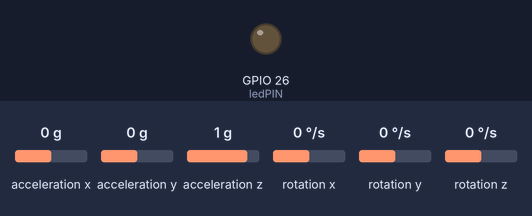
Simulated run of this sketch. Board: ESP32. Parts: output pins drawn as LEDs (lit = HIGH). The test bench sets the inputs (shaded band); at power-on: acceleration x 0 g, acceleration y 0 g, acceleration z 1 g, rotation x 0 °/s, rotation y 0 °/s, rotation z 0 °/s. WiFi joins after 1.5 s; servers stay silent unless stated; the local clock reads 2024-03-15 10:24:30 at power-on unless the sketch sets it; storage starts empty. At 18.2 s the program puts the board to deep sleep or switches it off; the recording ends there.

Above: at 0.1 s.
At 2.2 s:
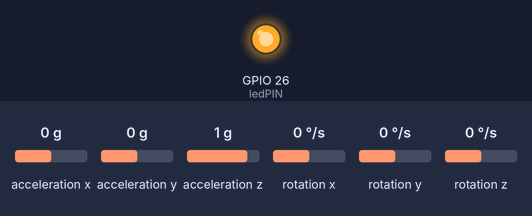
Timing chart, 0 to 18.2 s (numbered marks = the images above):
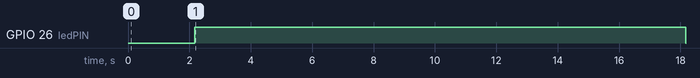

Measured:
- by itself, GPIO 26 (ledPIN): HIGH → LOW at 18.2 s

The sketch:

ImplementacionSD_DeepSleep.ino
```cpp
/* Redes de Sensores Electronicos
 * Implementacion usada para la prediccion de los movimientos
 */

// LIBRERIAS:
#include <MPU9250_asukiaaa.h>                //Acelerometro
#include "WiFi.h"                            //WiFi
#include "time.h"                            //Hora
#include "FS.h"                              //SD
#include "SD.h"                              //SD
#include <SPI.h>                             //SD

// VARIABLES CAPTURA DE DATOS
const int ttotal = 16;                                 // Tiempo total (segundos) de captura de datos
const int period = 50000;                              // Tmuestreo en useg (20 Hz)
const float period_s = float(period)/1000000.0;        // Tmuestreo en seg  (20 hz)
const int maxCont = round(ttotal*1000000/period);      // Numero de muestras a tomar
const int w_seg = 4;                                   // Tiempo en seg de cada ventana
const int w_muestras = round(float(w_seg)/period_s);   // Num. de veces que se capturan datos por ventana
int cont_buffer1 = 0;                                  // Contador para controlar abuffer
int cont_buffer2 = 0;                                  // Contador para controlar bbuffer
bool inicio = true;                                    // Sirve para desfasar un 50% los buffers
const int ledPIN = 26;                                 // LED que se enciende mientras se toman datos
bool cogerDatos = true;                                // Condicion para realizar o no, el muestreo

// VARIABLES ACELERACION
#ifdef _ESP32_HAL_I2C_H_
#define SDA_PIN 21
#define SCL_PIN 22
#endif
MPU9250_asukiaaa mySensor;
float aX, aY, aZ;                            // Aceleraciones de cada eje
float aXprev, aYprev, aZprev;                // Valores previos de acelración
float asumay=0.0, asumaz=0.0;                // Para las "integrales" del abuffer
float bsumay=0.0, bsumaz=0.0;                // Para las "integrales" del bbuffer
float xdiff = 0.0, ydiff = 0.0, zdiff = 0.0; // Sumatorio de variaciones en abbufer // Sumatorio de variaciones en bbbufer
float asumaTdiff = 0.0, bsumaTdiff = 0.0;    // Sumatorio abs. de variaciones en todos los ejes

// VARIABLES TARJETA SD
String dataMessage = "";                                     // Mensaje que escribimos en la SD
String encabezado  = "Predicciones realizadas con fecha: ";  // Encabezado
String filename = "/predicciones.txt";                       // Nombre del archivo que escribimos

// WIFI
const char* ssid = "OrdenadorJavier";
const char* password = "holaquetal";

// ESTAMPA DE TIEMPO / NTP
const char* ntpServer = "pool.ntp.org";
const long  gmtOffset_sec = 3600;        // Madrid: UTC + 1h -> offset = 3600 segundos.
const int   daylightOffset_sec = 3600;   // Retrasos/ adelantos de 1 hora
struct tm timeinfo;                      // Struct temporal
char estampa[50];                        // array de chars que contiene la fecha formateada

// PREDICCION
String prediccion;

// INTERRUPCION PARA EL MUESTREO
volatile int interruptCounter;                        // Para detectar si se ha entrado en la interrupcion
hw_timer_t * timer = NULL;                            // Seleccion de timer
portMUX_TYPE timerMux = portMUX_INITIALIZER_UNLOCKED; // Para sincronizar variable entre loop e interrupcion
int cont = 0;                                         // Contador del numero de interrupciones

void IRAM_ATTR onTimer() {                            // Funcion de interrupcion
  portENTER_CRITICAL_ISR(&timerMux);
  interruptCounter=1;
  portEXIT_CRITICAL_ISR(&timerMux);
}

// SET-UP
void setup() {

  //Deep Sleep
  esp_sleep_enable_timer_wakeup(ttotal*1000000); // Queremos que despierte cada ttotal segundos

  // Comunicacion I2C
  #ifdef _ESP32_HAL_I2C_H_ // For ESP32
    Wire.begin(SDA_PIN, SCL_PIN);
    mySensor.setWire(&Wire);
  #endif
  mySensor.beginAccel();
  if (mySensor.accelUpdate() == 0) {
    aXprev = mySensor.accelX();
    aYprev = mySensor.accelY();
    aZprev = mySensor.accelZ();
  } else {
    // No hacer nada
  }

  // Wi-fi
  WiFi.begin(ssid, password);
  while (WiFi.status() != WL_CONNECTED) {
    delay(1000);
    // Solo salir del bucle si se ha conectado a la red wifi;
  }

  // NTP / estampa de tiempo:
  configTime(gmtOffset_sec, daylightOffset_sec, ntpServer);               // Pedimos fecha al servidor NTP
  getLocalTime(&timeinfo);                                                // Pedimos fecha al ESP32
  strftime(estampa, sizeof(estampa), "%A, %B %d %Y %H:%M:%S", &timeinfo); // Formateamos la fecha
  encabezado = "\r\n" + encabezado + String(estampa) + "\r\n";            // Actualizamos encabezado

  // SD
  SD.begin();
  if(!SD.begin()) {
    return; // Fallo
  }
  uint8_t cardType = SD.cardType();
  if(cardType == CARD_NONE) {
    return; // Fallo
  }
  if (!SD.begin()) {
    return; // Fallo
  }

  File file = SD.open(filename.c_str());                  // Creamos txt si no existe
  if(!file) {
    writeFile(SD, filename.c_str(), encabezado.c_str());  // Para ello, escribimos encabezado
  }
  else {
    appendFile(SD, filename.c_str(), encabezado.c_str()); // Si el archivo ya existe, hacemos append
  }
  file.close();

  // Timer
  timer = timerBegin(0, 80, true);             // Canal 0, prescaler de 80 -> freq=80/80=1 MHz, y conteo ascendente
  timerAttachInterrupt(timer, &onTimer, true); // Asignamos el timer a la interrupcion tras producirse el flanco
  timerAlarmWrite(timer, period, true);        // Interrupcion = 50000 conteos (20 Hz). Cada vez que llegue, el conteo se renueva
  timerAlarmEnable(timer);                     // Activamos la interrupcion

  // Led
  delay(100);                  // breve delay
  pinMode(ledPIN , OUTPUT);
  digitalWrite(ledPIN , HIGH); // Se enciende el LED avisando de que comienza la toma de datos

}

// LOOP
void loop() {

  if ((interruptCounter > 0) and (cogerDatos)) {   // Entrada a la interrupcion
    portENTER_CRITICAL(&timerMux);                 // Quitamos flag de interrupcion
    interruptCounter=0;
    portEXIT_CRITICAL(&timerMux);

    ++cont; // Actualizamos contador

    if (mySensor.accelUpdate() == 0) {   // Leemos aceleraciones
        aX = mySensor.accelX();
        aY = mySensor.accelY();
        aZ = mySensor.accelZ();
      }
    else {
      // Nada;
    }

    cont_buffer1 = cont_buffer1 + 3;                              // Actualizamos nmuestras del abuffer

    if ((cont_buffer1 == ((w_muestras*3/2) + 3)) and (inicio)){   // Desfase entre buffers
      cont_buffer2 = 0;
      bsumay = 0.0;
      bsumaz = 0.0;
      inicio = false;
    }

    cont_buffer2 = cont_buffer2 + 3; // Actualizamos nmuestras del bbuffer

    asumay = asumay + aY;
    asumaz = asumaz + aZ;
    bsumay = bsumay + aY;
    bsumaz = bsumaz + aZ;

    if ((aX - aXprev)<0.0){          // calculo de las variaciones de aceleracion
      xdiff = aXprev - aX;
    }
    else{
      xdiff = aX - aXprev;
    }

    if ((aY - aYprev)<0.0){
      ydiff = aYprev - aY;
    }
    else{
      ydiff = aY - aYprev;
    }

    if ((aZ - aZprev)<0.0){
      zdiff = aZprev - aZ;
    }
    else{
      zdiff = aZ - aZprev;
    }

    asumaTdiff = asumaTdiff + xdiff + ydiff + zdiff;
    bsumaTdiff = asumaTdiff + xdiff + ydiff + zdiff;

    if (cont_buffer1 == (w_muestras*3)){ // Cuando se llena abuffer

      realizarPrediccion(asumay, asumaz, asumaTdiff);
      dataMessage = prediccion + "\r\n" ;                     // Hacemos la prediccion y lo pasamos a String
      appendFile(SD, filename.c_str(), dataMessage.c_str());  // Escribimos la prediccion

      cont_buffer1 = 0;          // Inicializamos contador
      asumay =0.0; asumaz =0.0;  // Inicializamos "integral"
      asumaTdiff = 0.0;          // Inicializamos suma de diferencias
      dataMessage = "";

    }

    if (cont_buffer2 == (w_muestras*3)){ // Cuando se llena bbuffer

      realizarPrediccion(bsumay, bsumaz, bsumaTdiff);
      dataMessage = prediccion + "\r\n" ;                     // Hacemos la prediccion y lo pasamos a String
      appendFile(SD, filename.c_str(), dataMessage.c_str());  // Escribimos la prediccion

      cont_buffer2 = 0;         // Inicializamos contador
      bsumay =0.0; bsumaz =0.0; // Inicializamos "integral"
      bsumaTdiff = 0.0;         // Inicializamos suma de diferencias
      dataMessage = "";

    }

    aXprev = aX;  // Actualizamos valores anteriores
    aYprev = aY;
    aZprev = aZ;

    if (cont > maxCont) {
      //cogerDatos = false;
      digitalWrite(ledPIN , LOW); // Se apaga el LED avisando de que termina la toma de datos
      esp_set_deep_sleep_wake_stub(NULL);
      esp_deep_sleep_start();
    }

  }

}


void realizarPrediccion(float y, float z, float delta){

  //Primero comprobamos si hay poco movimiento (estado sentado):
  if (delta < 4.0){
    //Miramos que forma de sentarse es:
    if (z > 50.0){
      prediccion = "p_sent1";
    }
    else {
      prediccion = "p_sent2";
    }
  }
  //Comprobamos si es EPIL1:
  else if (z>42.0){
    prediccion = "p_epil1";
  }
  //Comprobamos si es EPIL2:
  else if (y < -10.0) {
    prediccion = "p_epil2";
  }
  else{
    prediccion = "p_andar";
  }

}


//---------------- FUNCIONES DE ESCRITURA EN LA SD -------------------
// Write to the SD card:
void writeFile(fs::FS &fs, const char * path, const char * message) {
  //Serial.printf("Writing file: %s\n", path);
  File file = fs.open(path, FILE_WRITE);
  if(!file) {
    //Serial.println("Failed to open file for writing");
    return;
  }
  if(file.print(message)) {
    //Serial.println("File written");
  } else {
    //Serial.println("Write failed");
  }
  file.close();
}

// Append data to the SD card:
void appendFile(fs::FS &fs, const char * path, const char * message) {
  //Serial.printf("Appending to file: %s\n", path);
  File file = fs.open(path, FILE_APPEND);
  if(!file) {
    //Serial.println("Failed to open file for appending");
    return;
  }
  if(file.print(message)) {
    //Serial.println("Message appended");
  } else {
    //Serial.println("Append failed");
  }
  file.close();
}
```
